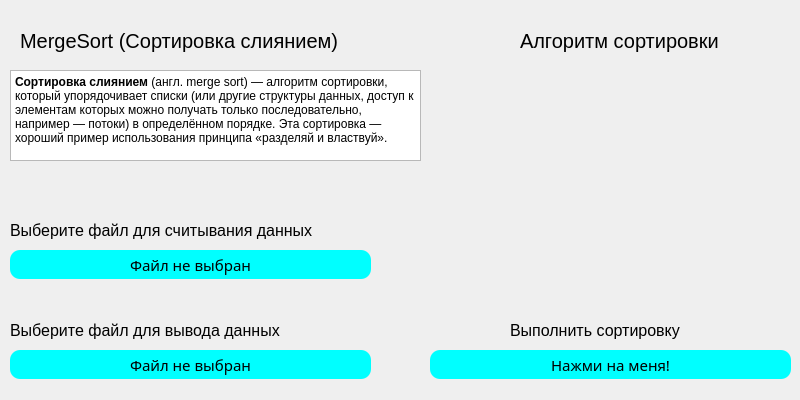
<?xml version="1.0" encoding="UTF-8"?>
<ui version="4.0">
 <class>Window_MergeSort</class>
 <widget class="QDialog" name="Window_MergeSort">
  <property name="geometry">
   <rect>
    <x>0</x>
    <y>0</y>
    <width>800</width>
    <height>400</height>
   </rect>
  </property>
  <property name="sizePolicy">
   <sizepolicy hsizetype="Fixed" vsizetype="Fixed">
    <horstretch>0</horstretch>
    <verstretch>0</verstretch>
   </sizepolicy>
  </property>
  <property name="minimumSize">
   <size>
    <width>800</width>
    <height>400</height>
   </size>
  </property>
  <property name="maximumSize">
   <size>
    <width>800</width>
    <height>400</height>
   </size>
  </property>
  <property name="font">
   <font>
    <pointsize>15</pointsize>
   </font>
  </property>
  <property name="windowTitle">
   <string>MergeSort</string>
  </property>
  <property name="styleSheet">
   <string notr="true">QPushButton{
	background-color: aqua;
	border-radius: 10px;
	color: black;
	border-style: solid;
	font-size: 15px;
}

QDialog{

}</string>
  </property>
  <widget class="QTextBrowser" name="textBrowser">
   <property name="geometry">
    <rect>
     <x>10</x>
     <y>70</y>
     <width>411</width>
     <height>91</height>
    </rect>
   </property>
   <property name="html">
    <string>&lt;!DOCTYPE HTML PUBLIC &quot;-//W3C//DTD HTML 4.0//EN&quot; &quot;http://www.w3.org/TR/REC-html40/strict.dtd&quot;&gt;
&lt;html&gt;&lt;head&gt;&lt;meta name=&quot;qrichtext&quot; content=&quot;1&quot; /&gt;&lt;meta charset=&quot;utf-8&quot; /&gt;&lt;style type=&quot;text/css&quot;&gt;
p, li { white-space: pre-wrap; }
hr { height: 1px; border-width: 0; }
li.unchecked::marker { content: &quot;\2610&quot;; }
li.checked::marker { content: &quot;\2612&quot;; }
&lt;/style&gt;&lt;/head&gt;&lt;body style=&quot; font-family:'Segoe UI'; font-size:15pt; font-weight:400; font-style:normal;&quot;&gt;
&lt;p style=&quot; margin-top:0px; margin-bottom:0px; margin-left:0px; margin-right:0px; -qt-block-indent:0; text-indent:0px;&quot;&gt;&lt;span style=&quot; font-size:9pt; font-weight:700;&quot;&gt;Сортировка слиянием&lt;/span&gt;&lt;span style=&quot; font-size:9pt;&quot;&gt; (англ. merge sort) — алгоритм сортировки, который упорядочивает списки (или другие структуры данных, доступ к элементам которых можно получать только последовательно, например — потоки) в определённом порядке. Эта сортировка — хороший пример использования принципа «разделяй и властвуй». &lt;/span&gt;&lt;/p&gt;&lt;/body&gt;&lt;/html&gt;</string>
   </property>
  </widget>
  <widget class="QLabel" name="label">
   <property name="geometry">
    <rect>
     <x>20</x>
     <y>20</y>
     <width>421</width>
     <height>41</height>
    </rect>
   </property>
   <property name="font">
    <font>
     <pointsize>15</pointsize>
     <fontweight>Black</fontweight>
    </font>
   </property>
   <property name="text">
    <string>MergeSort (Сортировка слиянием)</string>
   </property>
  </widget>
  <widget class="QLabel" name="label_3">
   <property name="geometry">
    <rect>
     <x>520</x>
     <y>20</y>
     <width>421</width>
     <height>41</height>
    </rect>
   </property>
   <property name="font">
    <font>
     <pointsize>15</pointsize>
     <fontweight>Black</fontweight>
    </font>
   </property>
   <property name="text">
    <string>Алгоритм сортировки</string>
   </property>
  </widget>
  <widget class="QPushButton" name="pushButton_1">
   <property name="geometry">
    <rect>
     <x>10</x>
     <y>250</y>
     <width>361</width>
     <height>29</height>
    </rect>
   </property>
   <property name="font">
    <font>
     <family>Trebuchet MS</family>
     <pointsize>-1</pointsize>
    </font>
   </property>
   <property name="text">
    <string>Файл не выбран</string>
   </property>
  </widget>
  <widget class="QPushButton" name="pushButton_2">
   <property name="geometry">
    <rect>
     <x>10</x>
     <y>350</y>
     <width>361</width>
     <height>29</height>
    </rect>
   </property>
   <property name="font">
    <font>
     <family>Trebuchet MS</family>
     <pointsize>-1</pointsize>
    </font>
   </property>
   <property name="text">
    <string>Файл не выбран</string>
   </property>
  </widget>
  <widget class="QLabel" name="label_4">
   <property name="geometry">
    <rect>
     <x>10</x>
     <y>210</y>
     <width>421</width>
     <height>41</height>
    </rect>
   </property>
   <property name="font">
    <font>
     <pointsize>12</pointsize>
     <fontweight>Black</fontweight>
    </font>
   </property>
   <property name="text">
    <string>Выберите файл для считывания данных</string>
   </property>
  </widget>
  <widget class="QLabel" name="label_5">
   <property name="geometry">
    <rect>
     <x>10</x>
     <y>310</y>
     <width>381</width>
     <height>41</height>
    </rect>
   </property>
   <property name="font">
    <font>
     <pointsize>12</pointsize>
     <fontweight>Black</fontweight>
    </font>
   </property>
   <property name="text">
    <string>Выберите файл для вывода данных</string>
   </property>
  </widget>
  <widget class="QPushButton" name="pushButton_3">
   <property name="geometry">
    <rect>
     <x>430</x>
     <y>350</y>
     <width>361</width>
     <height>29</height>
    </rect>
   </property>
   <property name="font">
    <font>
     <family>Trebuchet MS</family>
     <pointsize>-1</pointsize>
    </font>
   </property>
   <property name="text">
    <string>Нажми на меня!</string>
   </property>
  </widget>
  <widget class="QLabel" name="label_6">
   <property name="geometry">
    <rect>
     <x>510</x>
     <y>310</y>
     <width>251</width>
     <height>41</height>
    </rect>
   </property>
   <property name="font">
    <font>
     <pointsize>12</pointsize>
     <fontweight>Black</fontweight>
    </font>
   </property>
   <property name="text">
    <string>Выполнить сортировку</string>
   </property>
  </widget>
  <widget class="QLabel" name="label_2">
   <property name="geometry">
    <rect>
     <x>495</x>
     <y>70</y>
     <width>280</width>
     <height>214</height>
    </rect>
   </property>
   <property name="text">
    <string/>
   </property>
  </widget>
 </widget>
 <resources/>
 <connections/>
</ui>
